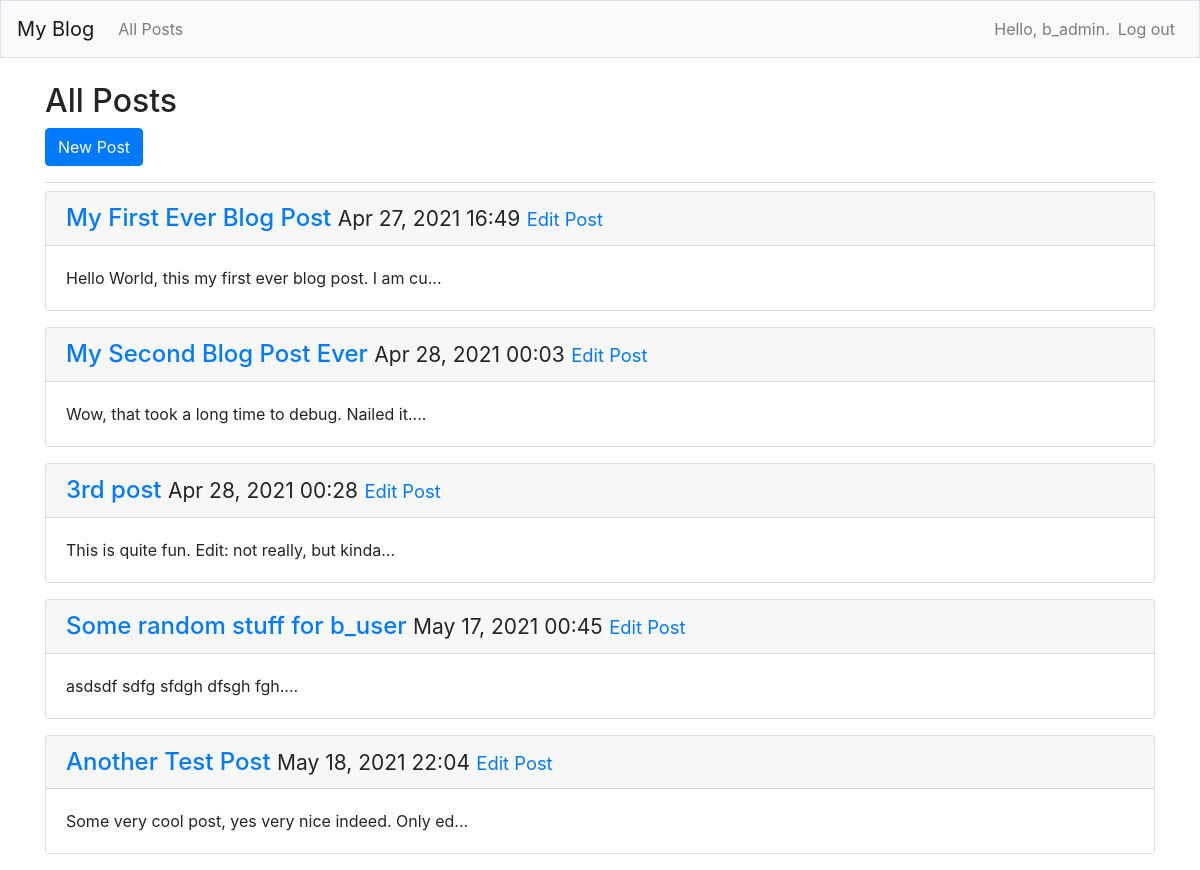
Screenshot of /blog_posts/ (signed in) with the database file from the repository.
### blogs/models.py (models this page shows, shortened)
class BlogPost(models.Model):
    title = models.CharField(max_length=200)
    text = models.TextField()
    date_added = models.DateTimeField(auto_now_add=True)
    owner = models.ForeignKey(User, on_delete=models.CASCADE)

### blogs/views.py (the view)
# urls.py: path("blog_posts/", views.blog_posts, name="blog_posts"),
def blog_posts(request):
    blog_posts = BlogPost.objects.order_by("date_added")
    context = {'blog_posts': blog_posts}
    return render(request, "blogs/blog_posts.html", context)

### blogs/templates/blogs/blog_posts.html
{% extends "blogs/base.html" %}
{% load bootstrap4 %}
{% block page_header %}
	<h2>All Posts</h2>
	<h4>
		{% buttons %}
			<button name="new-post" class="btn btn-primary">
				<a href="{% url 'blogs:new_blog_post' %}" style="color: rgb(250, 250, 250)">New Post</a>
			</button>
		{% endbuttons %}
	</h4>
{% endblock page_header %}
{% block content %}
	{% for blog_post in blog_posts %}
		<div class="card mb-3">
			<h4 class="card-header">
				<a href="{% url 'blogs:post' blog_post.id %}">{{ blog_post.title }}</a>
				<small>{{ blog_post.date_added|date:'M d, Y H:i' }}</small>
				<small>
					<small>
						<a href="{% url 'blogs:edit_blog_post' blog_post.id %}">Edit Post</a>
					</small>
				</small>
			</h4>
			<div class="card-body">
				{{ blog_post.text|slice:":50" }}...
			</div>
		</div>
	{% empty %}
		<p>You have nothing posted at the moment.</p>
	{% endfor %}
{%endblock content%}

### blogs/templates/blogs/base.html (shortened to what this page needs)
{% load bootstrap4 %}
<!doctype html>
<html lang="en">
	<head>
		{% bootstrap_css %}
	</head>
	<body>
		<nav class="navbar navbar-expand-md navbar-light bg-light mb-4 border">
			<a href="{% url 'blogs:index' %}" class="navbar-brand">My Blog</a>
			<div class="collapse navbar-collapse" id="navbarCollapse">
				<ul class="navbar-nav mr-auto">
					<li class="nav-item"><a href="{% url 'blogs:blog_posts' %}" class="nav-link">All Posts</a></li>
				</ul>
				<ul class="navbar-nav ml-auto">
					{% if user.is_authenticated %}
						<li class="nav-item"><span class="navbar-text">Hello, {{ user.username  }}.</span></li>
						<li class="nav-item"><a href="{% url 'users:logout' %}" class="nav-link">Log out</a></li>
					{% else %}
						<li class="nav-item"><a href="{% url 'users:register' %}" class="nav-link">Register</a></li>
						<li class="nav-item"><a href="{% url 'users:login' %}" class="nav-link">Log in</a></li>
					{% endif %}
				</ul>
			</div>
		</nav>
		<main role="main" class="container">
			<div class="pb-2 mb-2 border-bottom">
				{% block page_header %}{% endblock page_header %}
			</div>
			<div>
				{% block content %}{% endblock content %}
			</div>
		</main>
	</body>
</html>

### rows the page displays
BlogPost: title "My First Ever Blog Post", date_added "Apr 27, 2021 16:49", text "Hello World, this my first ever blog post. I am cu"
BlogPost: title "My Second Blog Post Ever", date_added "Apr 28, 2021 00:03", text "Wow, that took a long time to debug. Nailed it."
BlogPost: title "3rd post", date_added "Apr 28, 2021 00:28", text "This is quite fun. Edit: not really, but kinda"
BlogPost: title "Some random stuff for b_user", date_added "May 17, 2021 00:45", text "asdsdf sdfg sfdgh dfsgh fgh."
BlogPost: title "Another Test Post", date_added "May 18, 2021 22:04", text "Some very cool post, yes very nice indeed. Only ed"

### other values shown
{{ user.username }} "b_admin"
